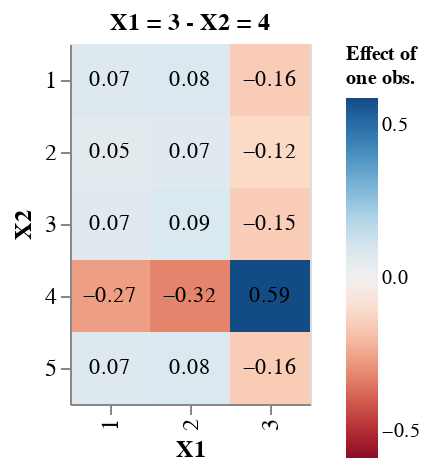

Notebook source saved alongside this figure:
### Markdown cell above
Now we take one observation ($X_1 = 3$ and $X_2 = 4$) and we look at how it will influence the raked values.

### Code cell
index = np.argmax(np.abs(df_y.grad_y))
index_var1 = df_y.iloc[index].X1
index_var2 = df_y.iloc[index].X2
df_y_loc = df_y.loc[(df_y.X1==index_var1)&(df_y.X2==index_var2)]
max_scale = max(abs(df_y_loc['grad_y'].min()), abs(df_y_loc['grad_y'].max()))

base = alt.Chart(df_y_loc).encode(
    x=alt.X('raked_1:N', axis=alt.Axis(title='X1')),
    y=alt.Y('raked_2:N', axis=alt.Axis(title='X2')),
)

heatmap = base.mark_rect().encode(
    color=alt.Color('grad_y:Q',
        scale=alt.Scale(scheme='redblue', domain=[-max_scale, max_scale]),
        legend=alt.Legend(title=['Effect of', 'one obs.']))
)

text = base.mark_text(baseline='middle').encode(
    alt.Text('grad_y:Q', format='.2f')
)

chart = alt.layer(heatmap, text
).properties(
    title='X1 = ' + str(int(index_var1)) + ' - X2 = ' + str(int(index_var2)),
    width=120,
    height=180
).configure_title(
    fontSize=12
).configure_axis(
    labelFontSize=12,
    titleFontSize=12
).configure_legend(
    labelFontSize=10,
    titleFontSize=10
)
chart

### Figure 1 — Vega-Lite specification as saved in the notebook (floating-point values rounded to 4 significant figures)
{"config": {"view": {"continuousWidth": 300, "continuousHeight": 300}, "axis": {"labelFontSize": 12, "titleFontSize": 12}, "legend": {"labelFontSize": 10, "titleFontSize": 10}, "title": {"fontSize": 12}}, "layer": [{"mark": {"type": "rect"}, "encoding": {"color": {"field": "grad_y", "legend": {"title": ["Effect of", "one obs."]}, "scale": {"domain": [-0.5872, 0.5872], "scheme": "redblue"}, "type": "quantitative"}, "x": {"axis": {"title": "X1"}, "field": "raked_1", "type": "nominal"}, "y": {"axis": {"title": "X2"}, "field": "raked_2", "type": "nominal"}}}, {"mark": {"type": "text", "baseline": "middle"}, "encoding": {"text": {"field": "grad_y", "format": ".2f", "type": "quantitative"}, "x": {"axis": {"title": "X1"}, "field": "raked_1", "type": "nominal"}, "y": {"axis": {"title": "X2"}, "field": "raked_2", "type": "nominal"}}}], "data": {"name": "data-6dab362ad7fc3789fcddd11d51cc36c2"}, "height": 180, "title": "X1 = 3 - X2 = 4", "width": 120, "$schema": "https://vega.github.io/schema/vega-lite/v5.20.1.json", "datasets": {"data-6dab362ad7fc3789fcddd11d51cc36c2": [{"raked_1": 1, "raked_2": 1, "X1": 3, "X2": 4, "grad_y": 0.07188}, {"raked_1": 2, "raked_2": 1, "X1": 3, "X2": 4, "grad_y": 0.08418}, {"raked_1": 3, "raked_2": 1, "X1": 3, "X2": 4, "grad_y": -0.1561}, {"raked_1": 1, "raked_2": 2, "X1": 3, "X2": 4, "grad_y": 0.05388}, {"raked_1": 2, "raked_2": 2, "X1": 3, "X2": 4, "grad_y": 0.06704}, {"raked_1": 3, "raked_2": 2, "X1": 3, "X2": 4, "grad_y": -0.1209}, {"raked_1": 1, "raked_2": 3, "X1": 3, "X2": 4, "grad_y": 0.06742}, {"raked_1": 2, "raked_2": 3, "X1": 3, "X2": 4, "grad_y": 0.08625}, {"raked_1": 3, "raked_2": 3, "X1": 3, "X2": 4, "grad_y": -0.1537}, {"raked_1": 1, "raked_2": 4, "X1": 3, "X2": 4, "grad_y": -0.2671}, {"raked_1": 2, "raked_2": 4, "X1": 3, "X2": 4, "grad_y": -0.3201}, {"raked_1": 3, "raked_2": 4, "X1": 3, "X2": 4, "grad_y": 0.5872}, {"raked_1": 1, "raked_2": 5, "X1": 3, "X2": 4, "grad_y": 0.07396}, {"raked_1": 2, "raked_2": 5, "X1": 3, "X2": 4, "grad_y": 0.08261}, {"raked_1": 3, "raked_2": 5, "X1": 3, "X2": 4, "grad_y": -0.1566}]}}
